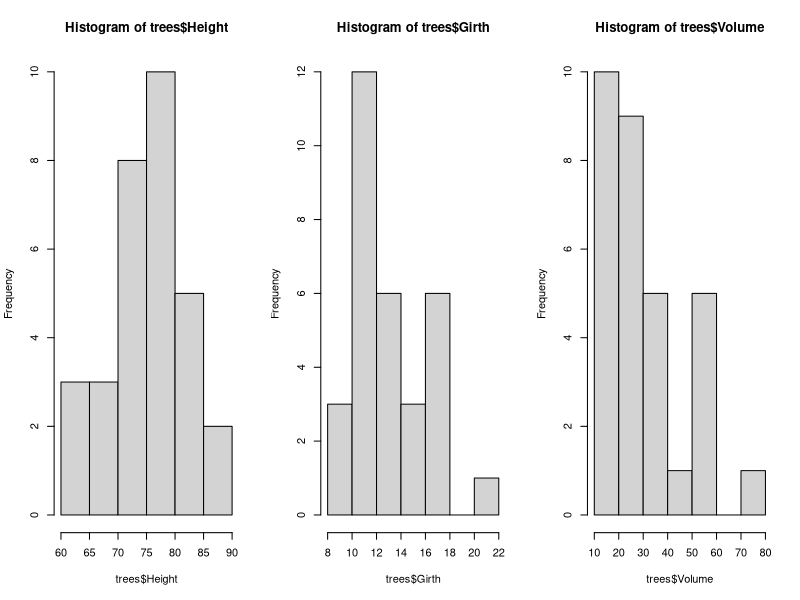
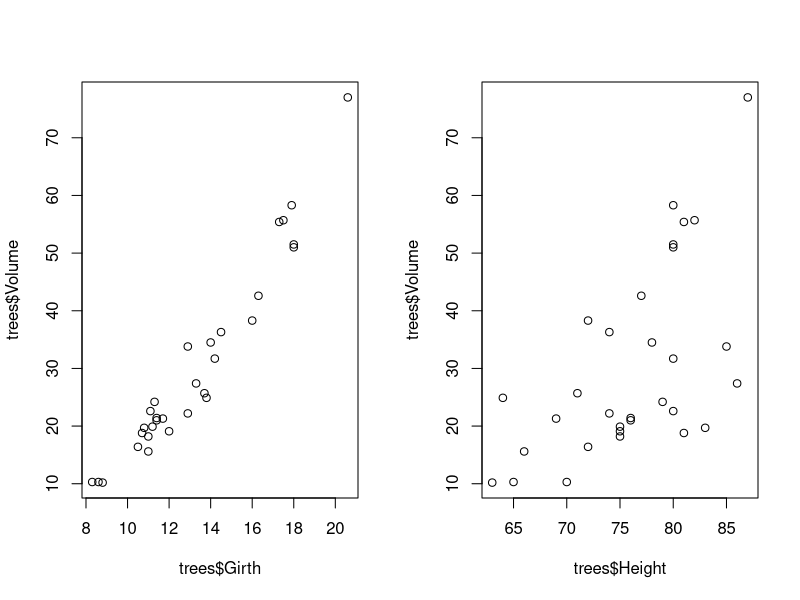
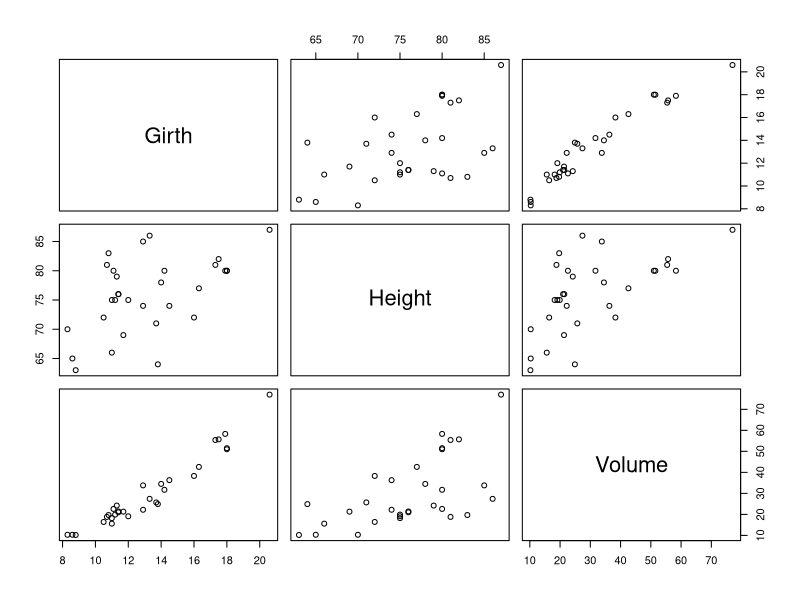
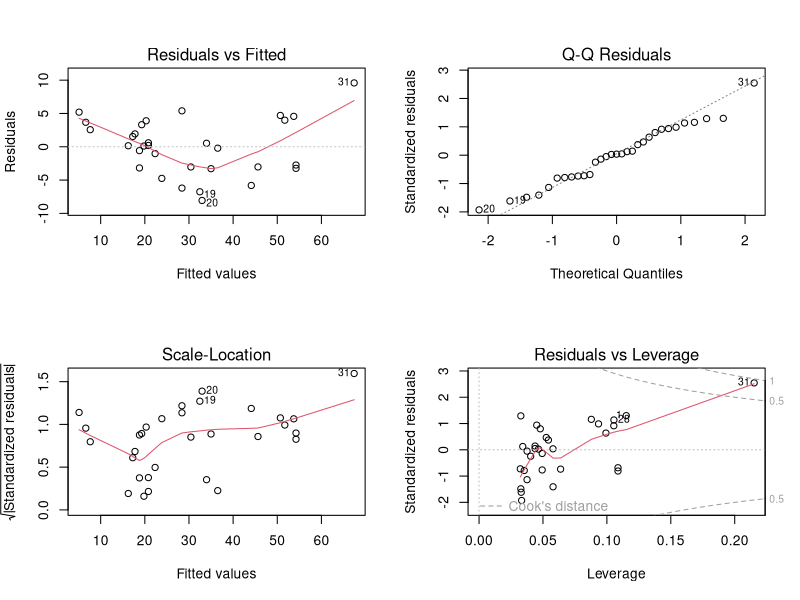
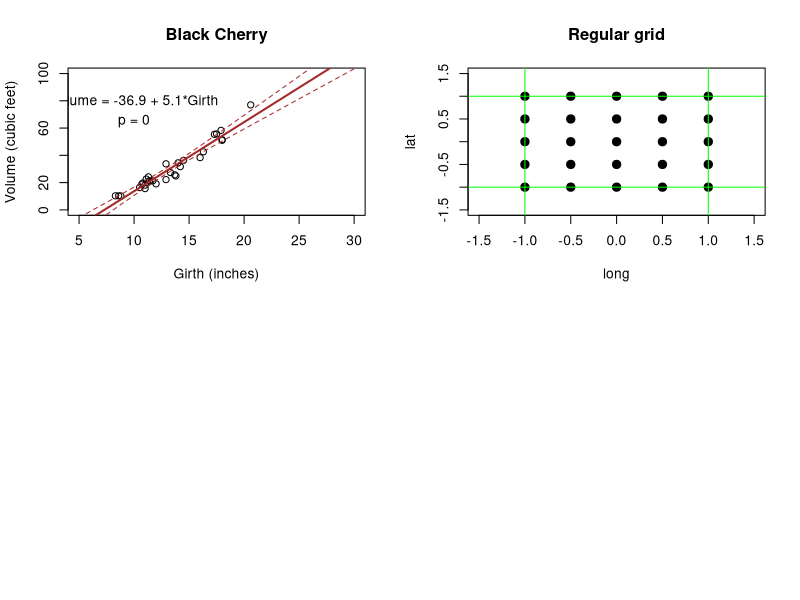

The R source for these figures, in order:
## ---- chunk 1
knitr::opts_chunk$set(echo = TRUE, cache = TRUE)
## ---- chunk 2

##################################################
####                                          ####  
####  R Bootcamp #1, Module 1                 ####
####                                          #### 
####   University of Nevada, Reno             ####
####                                          #### 
##################################################

## NOTE: this module borrows heavily from an R short course developed by a team at Colorado State University. 
   # Thanks to Perry Williams at UNR for allowing us to use these materials!!

##################################################
####  Getting started with R: the basics      ####
##################################################

## ---- chunk 3

Batmans_butler <- 'Alfred Pennyworth'  

## ---- chunk 4

###############
# R DEMO: 
###############

#  don't worry if you don't understand this just yet- this is just a taste of where we are going!

#########
# load a built-in dataset

data(trees)

## ---- chunk 5

#########
# explore the data object

summary(trees)    # summary statistics for all variables in data frame
str(trees)        # summary of the data structure

## ---- chunk 6

#########
# visualize the data

   # histograms:
layout(matrix(1:3,nrow=1,byrow = T))    # set up a multi-panel graphics device (three plots side by side)
hist(trees$Height)                       # visualize the distribution of height data
hist(trees$Girth)                        # visualize the distribution of girth data
hist(trees$Volume)                       # visualize the distribution of volume data

   # bivariate scatterplots:

layout(matrix(1:2,nrow=1,byrow = T))      # set graphics device with 2 plots side by side
plot(trees$Volume~trees$Girth)            # scatterplot of volume against girth
plot(trees$Volume~trees$Height)           # scatterplot of volume against height

pairs(trees)    # plots all scatterplots together as a scatterplot matrix!

## ---- chunk 7


##########
# perform linear regression analysis

model1 <- lm(Volume~Girth,data=trees)        # regress Volume on Girth

summary(model1)    # examine the results

## ---- chunk 8

######
# test key assumptions visually

layout(matrix(1:4,nrow=2,byrow=T))  # set up graphics window
plot(model1)  # run diagnostic plots for our regression

## ---- chunk 9

#########
# visualize the results!

xvals <- seq(5,30,0.5)            # set the range of "Girth" values over which you want to make predictions about "Volume"
pred <- predict(model1,newdata=data.frame(Girth=xvals),interval = "confidence",level = 0.99)   # use the linear model to make predictions about "Volume"

plot(trees$Volume~trees$Girth,xlab="Girth (inches)",ylab="Volume (cubic feet)",main="Black Cherry",
     xlim=range(xvals),ylim=c(0,100))         # Make a pretty scatterplot

abline(model1,lwd=2,col="brown")              # Add the regression line
lines(xvals,pred[,"upr"],col="brown",lty=2)       # Add the upper bound of the confidence interval
lines(xvals,pred[,"lwr"],col="brown",lty=2)       #      ... and the lower bound
text(10,80,sprintf("Volume = %s + %s*Girth",round(coefficients(model1)[1],1),round(coefficients(model1)[2],1)))       # Add the regression coefficients
text(10,65,sprintf("p = %s",round(summary(model1)$coefficients[,"Pr(>|t|)"][2],3)))     # Add the p-value

## ---- chunk 10

##################
####  Create R Objects 
##################

#############
### scalars
#############

scalar1 <- 'this is a scalar'
scalar2 <- 104
scalar3 <- 5 + 6.5    # evaluates to the single value 11.5
scalar4 <- '4'

## ---- chunk 11

typeof(scalar4)    # returns: character

## what is this type?
scalar5 <- TRUE
typeof(scalar5)    # returns: logical

## ---- chunk 12

#############
### VECTORS
#############

vector1 <- c(1.1, 2.1, 3.1, 4)
vector2 <- c('a', 'b', 'c')
vector3 <- c(1, 'a', 2, 'b')
vector4 <- c(TRUE, 'a', 1)
vector5 <- c(TRUE, 1.2, FALSE)

## ---- chunk 13

a <- 1
b <- 2
c <- c(3,4)

d.vec <- c(a, b, c)
d.vec


## ---- chunk 14

d.vec <- c(1,2,3,4)            # another way to construct the vector "d.vec"
d.vec = c(1,2,3,4)             # the "equals" sign can also be an assignment operator
d.vec <- 1:4                   # we can use the colon operator as a shorthand for creating a sequence of integers

## ---- chunk 15

length(d.vec)    # the "length()" function returns the number of elements in a vector

d1 <- d.vec           # copy the vector "d.vec"
d2 <- d.vec+3         # add 3 to all elements of the vector "d.vec"
d3 <- d1+d2           # elementwise addition
d4 <- d1+c(1,2)       # what does this do?

## inspect the objects by calling them in the console (or script window)
d1    # returns: 1 2 3
d2    # returns: 4 5 6
d3    # returns: 5 7 9
d4    # returns: 2 4 4

## ---- chunk 16

#############
### MATRICES
#############

d.mat <- cbind(d1,d2)        # create a matrix by binding vectors, with vector d1 as column 1 and d2 as column 2
d.mat
class(d.mat)   # confirm that the new object "d.mat" is a matrix!

## ---- chunk 17

d.mat <- matrix(c(1,2,3,4,5,6),nrow=3,ncol=2)        # create matrix another way (stack columns together)
d.mat

d.mat <- matrix(c(1,2,3,4,5,6),nrow=3,ncol=2,byrow=T)        # create matrix another way (stack rows together)
d.mat

d.mat <- rbind(c(1,4),c(2,5),c(3,6))        # create matrix another way (stacking three vectors)
d.mat

## ---- chunk 18

# math with matrices

d.mat + 2
d.mat/sum(d.mat)

## ---- chunk 19

############
### ARRAYS!
############

d.array=array(0,dim=c(3,2,4))       # create 3 by 2 by 4 array full of zeros
d.array				                      # see what it looks like
d.mat=matrix(1:6,nrow=3)
d.array[,,1]=d.mat  		            # enter d as the first slice of the array
d.array[,,2]=d.mat*2		            # enter d*2 as the second slide...
d.array[,,3]=d.mat*3
d.array[,,4]=d.mat*4
d.array				                      # view the array 

d.array[1,2,4]  # view an element of the array
d.array[1,,]    # view a slice of the array

## ---- chunk 20

#############
### LISTS
#############

d.list <- list()        # create empty list
d.list[[1]] <- c(1,2,3)     # note the double brackets- this is one way to reference and define a specified list element. 
d.list[[2]] <- c(4,5)
d.list[[3]] <- "Alfred Pennyworth"
d.list

## ---- chunk 21

#############
### DATA FRAMES
#############
d.df <- data.frame(d1=c(1,2,3),d2=c(4,5,6))        # create a ‘data frame’ with two columns. Each column is a vector of length 3
d.df

## ---- chunk 22

d.df=data.frame(d.mat)        # create data frame another way - directly from a matrix
d.df

## ---- chunk 23

names(d.df)          # view or change column names
names(d.df)=c("meas_1","meas_2")        # provide new names for columns
d.df

## ---- chunk 24

rownames(d.df) <- c("obs1","obs2","obs3")
d.df

## ---- chunk 25

#############
### functions
#############

sum(1, 2, 3, 10)    # returns: 15

## sum can be used with one of the vectors we created
sum(vector1)        # returns: 10.3

## ---- chunk 26

#############
### MAKING UP DATA!
#############

#######
# Generating vector sequences

1:10                        # sequential vector from 1 to 10
10:1                        # reverse the order
rev(1:10)                   # a different way to reverse the order

seq(from=1,to=10,by=1)      # equivalent to 1:10
seq(10,1,-1)                # equivalent to 10:1
seq(1,10,length=10)         # equivalent to 1:10
seq(0,1,length=10)          # sequence of length 10 between 0 and 1 


## ---- chunk 27

##############
# Repeating vector sequences

rep(0,times=3)                # repeat 0 three times
rep(1:3,times=2)              # repeat 1:3 two times
rep(1:3,each=2)               # repeat each element of 1:3 two times

## ---- chunk 28

###########
# Random numbers

z <- rnorm(10)                # 10 realizations from std. normal
z
y <- rnorm(10,mean=-2,sd=4)           # 10 realizations from N(-2,4^2)
y

rbinom(5,size=3,prob=.5)                # 5 realizations from Binom(3,0.5)
rbinom(5,3,.1)                # 5 realizations from Binom(3,0.1)
rbinom(5,3,.8)                # 5 realizations from Binom(3,0.8)

rbinom(5,1:5,0.5)       # simulations from binomial w/ diff number of trials
rbinom(5,1:5,seq(.1,.9,length=5))   # simulations from diff number of trials and probs

runif(10)                # 10 standard uniform random variates
runif(10,min=-1,max=1)        # 10 uniform random variates on [-1,1]


sample(1:10,size=5,replace=TRUE)        # 5 rvs from discrete unif. on 1:10.
sample(1:10,size=5,replace=TRUE,prob=(1:10)/sum(1:10)) # 5 rvs from discrete pmf w/ varying probs.

## ---- chunk 29

############
# Make up an entire fake data frame!


my.data <- data.frame(
  Obs.Id = 1:100,
  Treatment = rep(c("A","B","C","D","E"),each=20),
  Block = rep(1:20,times=5),
  Germination = rpois(100,lambda=rep(c(1,5,4,7,1),each=20)),
  AvgHeight = rnorm(100,mean=rep(c(10,30,31,25,35,7),each=20))
)
head(my.data)

summary(my.data)    # Use the "summary()" function to summarize each column in the data frame.

## ---- chunk 30

############
### Accessing, indexing and subsetting data
############

# X[i]         access the ith element of vector X

d.vec <- 2:10
d.vec
d.vec[3]
d.vec[c(1,5)]
d.vec[-3]

## ---- chunk 31

d.vec <- 1:4
names(d.vec) <- c("fred","sally","mimi","terrence")
d.vec
d.vec["terrence"]
d.vec[c("sally","fred")]

## ---- chunk 32

# X[a,b]       access row a, column b element of matrix/data frame X
# X[,b]        access column b of matrix/data frame X
# X[a,]        access row a of matrix/data frame X

d <- matrix(1:6,3,2)
d
d[,2]                # 2nd column of d
d[2,]                # 2nd row of d
d[2:3,]        # 2nd and 3rd rows of d in a matrix

## ---- chunk 33

# $            access component of an object (data frame or list)
# Z_list[[i]]  access the ith element of list Z

d.df=my.data[21:30,]  # only take 10 observations
d.df

## many ways of accessing a particular column of a data frame
d.df$Germination           # Subsetting a data frame
d.df[["Germination"]]      # same thing!
d.df[,4]                   # same thing!
d.df[[4]]                  # same thing!
d.df[,"Germination"]       # same thing!
d.df["Germination"]        # same thing!  (or is it...??)


d.df$AvgHeight
d.df$AvgHeight[3]  # subset an element of a data frame


# Data frame can also be indexed just like a matrix
d.df[,2]
d.df[2,]
d.df[,2:3]
d.df[2,2:3]


## ---- chunk 34

########
# basic mathematical operations

2+3              # addition
          
6-10             # subtraction
          
2.5*33           # multiplication
      
4/5              # division
      
2^3              # exponentiation
        
sqrt(9)          # square root 
      
8^(1/3)          # cube root      
       
exp(3)           # antilog     

log(20.08554)    # natural logarithm (but it's possible to change the base)

log10(147.9108)  # common logarithm 

log(147.9108, base=10) 

factorial(5)     # factorial

21 %% 5          # modulus   

## ---- chunk 35

############
### CHALLENGE EXERCISES
############

### Challenge 1: Create a 3 by 2 matrix equivalent to d.mat by binding rows 

# (HINT: use the "rbind()" function), using the following as rows:

c(1,4) 
c(2,5) 
c(3,6)

### Challenge 2: Is d.mat[-c(1,2),] a matrix or a vector? HINT: you can use the "class()" function to help out.

### Challenge 3: Create a new matrix 'd.mat2' by converting directly from data frame d.df, and using only columns 3 to 5 of the object 'd.df'.

### Challenge 4: Create a 3 by 1 (3 rows, 1 column) matrix called 'd.mat3' with elements c(1,2,3). How is this matrix different from a vector (e.g., created by running the command '1:3')? HINT: use the "dim()" function, which returns the dimensionality of an object.

### Challenge 5: Take your matrix 'd.mat2' and convert (coerce) it to a vector containing all elements in the matrix. HINT: use the "as.vector()" function.

### Challenge 6: Create a list named 'd.list' that is composed of a vector: 1:3, a matrix: matrix(1:6,nrow=3,ncol=2), and an array: array(1:24,dim=c(3,2,4)).

### Challenge 7: Extract (subset) the 2nd row of the 3rd matrix in the array in 'd.list' (the list created in challenge 6 above). For this exercise, please consider the array to be indexed as [row #, column #, matrix #]. 

### Challenge 8: (extra challenging!) Create a data frame named 'df_spatial' that contains 25 locations, with 'long' and 'lat' as the column names (25 rows/observations, 2 columns/variables). These locations should describe a 5 by 5 regular grid with extent long: [-1,1] and lat: [-1,1]. 

###     HINT: you don't need to type each location in by hand!

## ---- chunk 36

x <- rep(seq(-1,1,length=5),each=5)
y <- rep(seq(-1,1,length=5),times=5)
df_spatial <- data.frame(long=x,lat=y)

## ---- chunk 37

########
# Code for visualizing the results from challenge problem 8

plot(x=df_spatial$long, y=df_spatial$lat, main="Regular grid",xlab="long",ylab="lat",xlim=c(-1.5,1.5),ylim=c(-1.5,1.5),pch=20,cex=2)
abline(v=c(-1,1),h=c(-1,1),col="green",lwd=1)

## ---- chunk 38

#################
# More advanced exploration of functions!

########
## first class functions

## assign functions to values
sum2 <- sum
sum2(1, 2, 3, 10)    # use the value sum2 as a function!

## use functions as arguments in other functions
## lets compute the average length of some of the vectors we've created
## this should return 3.66
mean(c(length(vector1), length(vector2), length(vector3)))

